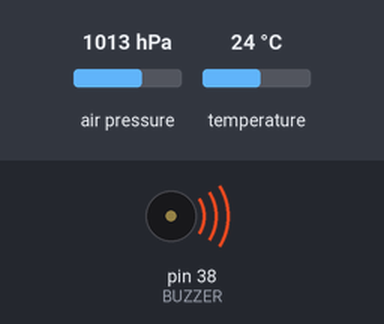
The program below on a simulated Teensy 3. Shown: buzzer (waves = sounding). The inputs (shaded band) are chosen by the test bench; at power-on: air pressure 1013 hPa, temperature 24 °C. Storage starts empty.

Above: at 0.1 s.
At 12.1 s:
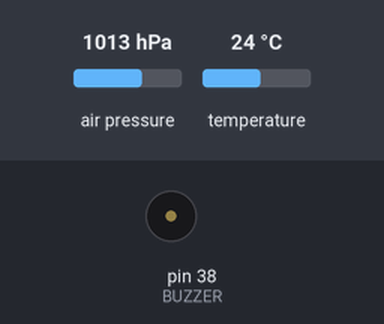
Timing chart, 0 to 13.6 s (numbered marks = the images above):
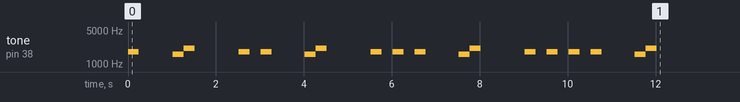

The program:

main.cpp
```cpp
#include <Arduino.h>
#include <Adafruit_BMP280.h>
#include <Adafruit_BNO055.h>
#include <Adafruit_GPS.h>
#include <SD.h>
#include <SPI.h>

// The buzzer is connected to pin 2
const int BUZZER = 38;

#define TEST Serial2

// The GPS is connected to the Teensy's Serial3 (Pins 7 & 8)
Adafruit_GPS GPS(&Serial3);
// #define GPSSerial Serial3
// Adafruit_GPS GPS(&GPSSerial);

// The BMP and BNO are connected to the Teensy's SPI0 (Pins 18 & 19)
// The BNO's ADR pin is pulled high, changing the address, to avoid conflicts with the BMP
Adafruit_BMP280 BMP;
Adafruit_BNO055 BNO = Adafruit_BNO055(19, 0x29);

// A buffer for the file that the data is being saved on
File dataOut;

// Stores the activation status of each of the sensors
int isSDActive, isGPSActive, isBMPActive, isBNOActive;

// Stores the calibration status of the BNO
uint8_t sysCal, gyroCal, accelCal, magCal;

// In debug mode, the avionics will push certain data through the USB port
const int DEBUG_MODE = 1;

uint32_t timer = millis();

void sdInit();
void gpsInit();
void bmpInit();
void bnoInit();

void writeBMPData();
void writeBNOData();

void getTime();
void happyBeep();
void sadBeep();
void numBeeps(int beeps);

void setup()
{
    if (DEBUG_MODE)
        Serial.begin(115200);

    TEST.begin(115200);

    pinMode(BUZZER, OUTPUT);

    sdInit();
    gpsInit();
    bmpInit();
    bnoInit();
}

void loop()
{
    // char c = GPS.read();
//    GPS.read();
//
//    if (GPS.newNMEAreceived())
//    {
//        if (!GPS.parse(GPS.lastNMEA()))
//            return;
//    }
//
//    if (millis() - timer > 1000)
//    {
//        timer = millis();
//
////        if (GPS.fix)
////        {
//            TEST.print(GPS.latitude, 4); TEST.print(",");
//            TEST.println(GPS.longitude, 4);
////        }
//    }

    writeBMPData();
    delay(500);
}

void sdInit()
{
    numBeeps(1);
    delay(500);

    if (!SD.begin(BUILTIN_SDCARD))
    {
        isSDActive = 0;
        sadBeep();
    }
    else
    {
        isSDActive = 1;
        happyBeep();
    }

    delay(1000);
}

void gpsInit()
{
    numBeeps(2);
    delay(500);

    GPS.begin(9600);
    GPS.sendCommand(PMTK_SET_NMEA_OUTPUT_RMCGGA);
    GPS.sendCommand(PMTK_SET_NMEA_UPDATE_1HZ);
    GPS.sendCommand(PGCMD_ANTENNA);

    isGPSActive = 1;
    happyBeep();

    delay(1000);

    /*
    while (1)
    {
        GPS.read();
        if (GPS.newNMEAreceived())
        {
            Serial.print(GPS.lastNMEA());
            GPS.parse(GPS.lastNMEA());
        }

        if (GPS.fix)
            return;

        Serial.println("NO FIX");
        delay(500);
    }
    */
}

void bmpInit()
{
    numBeeps(3);
    delay(500);

    if (!BMP.begin())
    {
        isBMPActive = 0;
        sadBeep();
    }
    else
    {
        isBMPActive = 1;
        happyBeep();
    }

    BMP.setSampling(Adafruit_BMP280::MODE_NORMAL,
                    Adafruit_BMP280::SAMPLING_X2,
                    Adafruit_BMP280::SAMPLING_X16,
                    Adafruit_BMP280::FILTER_X16,
                    Adafruit_BMP280::STANDBY_MS_500);

    delay(1000);
}

void bnoInit()
{
    numBeeps(4);
    delay(500);

    if (!BNO.begin())
    {
        isBNOActive = 0;
        sadBeep();
    }
    else
    {
        isBNOActive = 1;
        happyBeep();
    }

    BNO.setExtCrystalUse(true);

//    while (sysCal != 3)
//    {
//        sysCal = gyroCal = accelCal = magCal = 0;
//        BNO.getCalibration(&sysCal, &gyroCal, &accelCal, &magCal);
//    }

    delay(1000);
}

void writeBMPData()
{
//    dataOut.print((String)BMP.readTemperature() + ",");
//    dataOut.print((String)BMP.readPressure() + ",");
    double psi = BMP.readPressure() * 0.000145038;

    TEST.print((String)BMP.readTemperature() + ",");
    TEST.println((String)psi + ",");
}

void writeBNOData()
{
    sysCal = gyroCal = accelCal = magCal = 0;
    BNO.getCalibration(&sysCal, &gyroCal, &accelCal, &magCal);

    imu::Vector<3> euler = BNO.getVector(Adafruit_BNO055::VECTOR_EULER);
    imu::Vector<3> gyro = BNO.getVector(Adafruit_BNO055::VECTOR_GYROSCOPE);
    imu::Vector<3> accel = BNO.getVector(Adafruit_BNO055::VECTOR_LINEARACCEL);

    if (sysCal == 3)
    {
        dataOut.print((String)euler.x() + ",");
        dataOut.print((String)euler.y() + ",");
        dataOut.print((String)euler.z() + ",");

        dataOut.print((String)gyro.x() + ",");
        dataOut.print((String)gyro.y() + ",");
        dataOut.print((String)gyro.z() + ",");

        dataOut.print((String)accel.x() + ",");
        dataOut.print((String)accel.y() + ",");
        dataOut.print((String)accel.z() + ",");
    }
    else
    {
        for (int i = 0; i < 9; i++)
            dataOut.print("NO_BNO_CAL,");
    }
}

void getTime()
{
    // GPS.read();
    // if (GPS.newNMEAreceived())
    // 	if (!GPS.parse(GPS.lastNMEA()))
    // 		return;

    Serial.print(GPS.year, DEC); Serial.print("-");
    Serial.print(GPS.month, DEC); Serial.print("-");
    Serial.print(GPS.day, DEC); Serial.print("-");
    Serial.println("");
}

void happyBeep()
{
    tone(BUZZER, 1568);
    delay(250);
    tone(BUZZER, 2093);
    delay(250);
    noTone(BUZZER);
}

void sadBeep()
{
    tone(BUZZER, 1480);
    delay(250);
    noTone(BUZZER);
    delay(50);
    tone(BUZZER, 1480);
    delay(250);
    noTone(BUZZER);
}

void numBeeps(int beeps)
{
    for (int i = 0; i < beeps; i++)
    {
        tone(BUZZER, 1800);
        delay(250);
        noTone(BUZZER);
        delay(250);
    }
}
```
